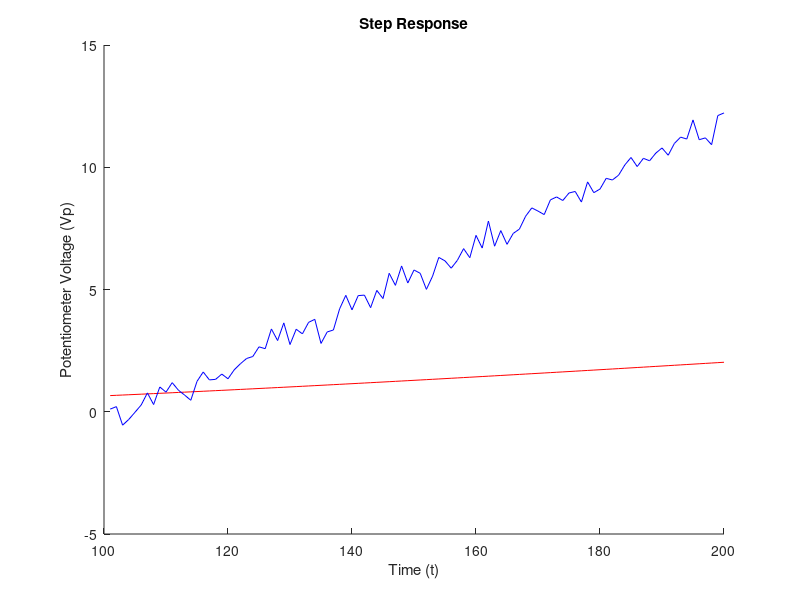

Here is the MATLAB script that generated this plot:
% Matlab code for ENB301 Practical
% By Samuel Janetzki, n7402643.

clc;
close all;
clear all;

% Build System Parameters
Km = 1.3; % Km constant values
alpha = 1; % Mechanical constant values

% Load Data
load('ENB301TestData_2015');
ytd = y1;


t = linspace(0, 10, 1000);
Go = tf([Km],[1 alpha 0]);

% Simulate Step Response
[y1, t] = step(Go, t);

% Display Results
figure;
hold on;
title('Step Response');
xlabel('Time (t)');
ylabel('Potentiometer Voltage (Vp)');

t = 101:200;
y1 = 1.38*y1(101:200);
ytd = ytd(1:100);
plot(t,y1,'r');
plot(t,ytd,'b');